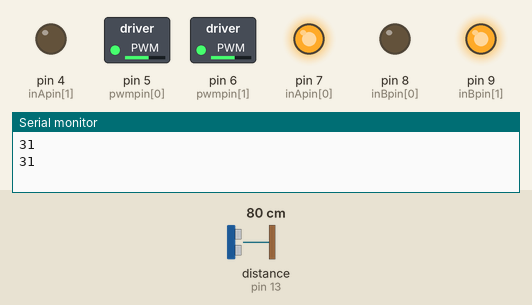
A sketch run on a simulated Arduino Uno, built with avr-gcc and run on an emulated ATmega328P. Shown: switched loads named in the sketch (green lamp = pin HIGH), output pins drawn as LEDs (lit = HIGH), the last lines printed to the serial monitor. Wiring (inferred from the names in the program): ultrasonic range finder: trigger pin 12; echo pin 13. The inputs (shaded band) are chosen by the test bench; at power-on: distance to the obstacle (sensor on pin 13) 80 cm. The echo pulse lasts 58.3 µs per cm; pins used as bus, display or sensor lines are not drawn.

Above: at 2.8 s.
2.9 s: distance to the obstacle (sensor on pin 13) set to 30 cm
4.4 s: distance to the obstacle (sensor on pin 13) set to 26 cm
At 6.3 s:
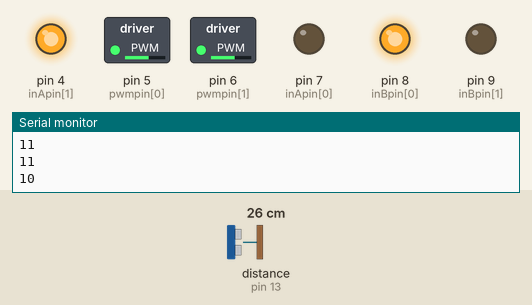
11.5 s: distance to the obstacle (sensor on pin 13) set to 35 cm
At 12.1 s:
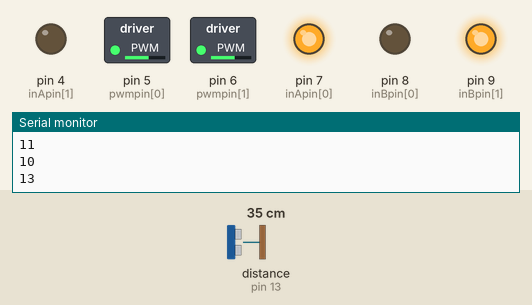
13.0 s: distance to the obstacle (sensor on pin 13) set to 2 cm
At 13.8 s:
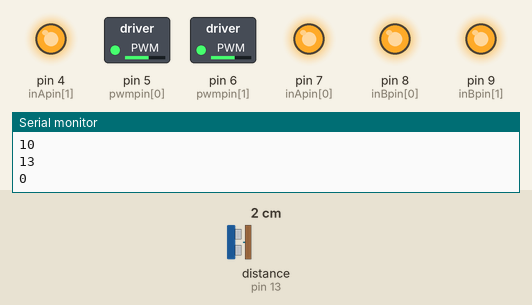
Timing chart, 0 to 18.2 s (numbered marks = the images above; inputs shaded):
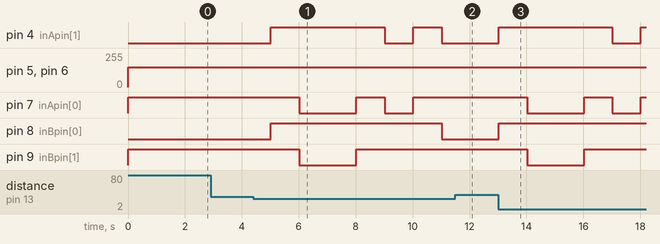

Measured:
- the behaviour switches between 29 and 28 cm on distance to the obstacle (sensor on pin 13) (found by bisection; images 0 and 1)
- after the input at 4.4 s, pin 4 (inApin[1]): LOW → HIGH after 0.62 s, → LOW 4.0 s later, → HIGH 1.0 s later, → LOW 1.0 s later; pin 7 (inApin[0]): HIGH → LOW after 1.6 s, → HIGH 2.0 s later, → LOW 1.0 s later, → HIGH 1.0 s later; pin 8 (inBpin[0]): LOW → HIGH after 0.62 s, → LOW 6.0 s later; pin 9 (inBpin[1]): HIGH → LOW after 1.6 s, → HIGH 2.0 s later
- after the input at 11.5 s, pin 4 (inApin[1]), pin 8 (inBpin[0]): stays LOW (without the input it goes to HIGH after 0.52 s)
- after the input at 13.0 s, pin 4 (inApin[1]): LOW → HIGH at once, → LOW 4.0 s later, → HIGH 1.0 s later; pin 7 (inApin[0]): HIGH → LOW after 1.0 s, → HIGH 2.0 s later, → LOW 1.0 s later, → HIGH 1.0 s later; pin 8 (inBpin[0]): LOW → HIGH at once; pin 9 (inBpin[1]): HIGH → LOW after 1.0 s, → HIGH 2.0 s later

The sketch:

motor_new_test.ino
```cpp
// (licence header left out)
#include <Servo.h>

#define BRAKEVCC 0
#define CW   1
#define CCW  2
#define BRAKEGND 3
#define CS_THRESHOLD 100

/*  VNH2SP30 pin definitions
 xxx[0] controls '1' outputs
 xxx[1] controls '2' outputs */
int inApin[2] = {7, 4};  // INA: Clockwise input
int inBpin[2] = {8, 9}; // INB: Counter-clockwise input
int pwmpin[2] = {5, 6}; // PWM input
int cspin[2] = {2, 3}; // CS: Current sense ANALOG input
int enpin[2] = {0, 1}; // EN: Status of switches output (Analog pin)

const int trigPin = 12;
const int echoPin = 13;

int duration, inches, cm;

int distance;


void setup()
{
  Serial.begin(9600);

   pinMode(trigPin, OUTPUT);
   pinMode(echoPin, INPUT);

  // Initialize digital pins as outputs
  for (int i=0; i<2; i++)
  {
    pinMode(inApin[i], OUTPUT);
    pinMode(inBpin[i], OUTPUT);
    pinMode(pwmpin[i], OUTPUT);
  }
  // Initialize braked
  for (int i=0; i<2; i++)
  {
    digitalWrite(inApin[i], LOW);
    digitalWrite(inBpin[i], LOW);
  }
  // motorGo(0, CW, 1023);
  // motorGo(1, CCW, 1023);
}

// RIGHT: motor 0 CW, motor 1 CW
// LEFT: motor 0 CCW, motor 1 CCW
//FORWARD: motor 0 CW, motor 1 CCW
//BACKWARD: motor 0 CCW, motor 1 CW
void loop()
{
//  motorGo(0, CCW, 150);
//  motorGo(1, CW, 150);
//  delay(1000);

forward();
distance = testDistance();
Serial.println(distance);

if(distance <= 10) {
  brake();
  delay(1000);
  backward();
  delay(1000);
  brake();
  delay(1000);
  left();
  delay(1000);
  brake();
  delay(1000);
}


}

void brake() {
  motorGo(0, 0, 150);
  motorGo(1, 0, 150);
}
void left() {
  motorGo(0, CCW, 150);
  motorGo(1, CCW, 150);
}

void right() {
  motorGo(0, CW, 150);
  motorGo(1, CW, 150);
}

void forward() {
  motorGo(0, CW, 150);
  motorGo(1, CCW, 150);
  delay(1000);
}

void backward() {
  motorGo(0, CCW, 150);
  motorGo(1, CW, 150);
  delay(1000);
}

void motorOff(int motor)
{
  // Initialize braked
  for (int i=0; i<2; i++)
  {
    digitalWrite(inApin[i], LOW);
    digitalWrite(inBpin[i], LOW);
  }
  analogWrite(pwmpin[motor], 0);
}

/* motorGo() will set a motor going in a specific direction
 the motor will continue going in that direction, at that speed
 until told to do otherwise.

 motor: this should be either 0 or 1, will selet which of the two
 motors to be controlled

 direct: Should be between 0 and 3, with the following result
 0: Brake to VCC
 1: Clockwise
 2: CounterClockwise
 3: Brake to GND

 pwm: should be a value between ? and 1023, higher the number, the faster
 it'll go
 */
void motorGo(uint8_t motor, uint8_t direct, uint8_t pwm)
{
  if (motor <= 1)
  {
    if (direct <=4)
    {
      // Set inA[motor]
      if (direct <=1)
        digitalWrite(inApin[motor], HIGH);
      else
        digitalWrite(inApin[motor], LOW);

      // Set inB[motor]
      if ((direct==0)||(direct==2))
        digitalWrite(inBpin[motor], HIGH);
      else
        digitalWrite(inBpin[motor], LOW);

      analogWrite(pwmpin[motor], pwm);
    }
  }
}

int testDistance() {
  pinMode(trigPin, OUTPUT);
  digitalWrite(trigPin, LOW);
  delayMicroseconds(2);
  digitalWrite(trigPin, HIGH);
  delayMicroseconds(10);
  digitalWrite(trigPin, LOW);

  pinMode(echoPin, INPUT);
  duration = pulseIn(echoPin, HIGH);

  inches = microsecondsToInches(duration);

  return inches;
  delay(500);
}

long microsecondsToInches(long microseconds) {
  //calculation comes from Parallax's datasheet
  return microseconds / 74 / 2;
}

long microsecondsToCentimeters(long microseconds) {
  return microseconds / 29 / 2;
}
```
